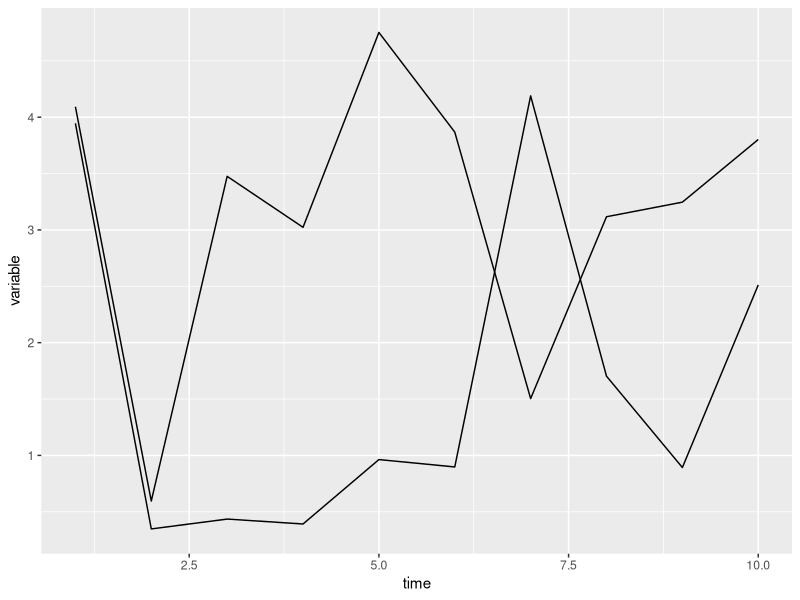
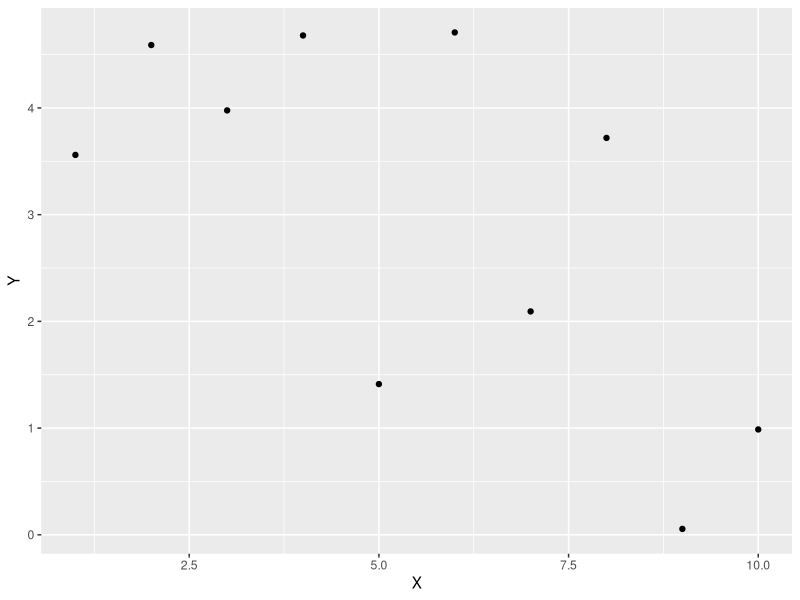
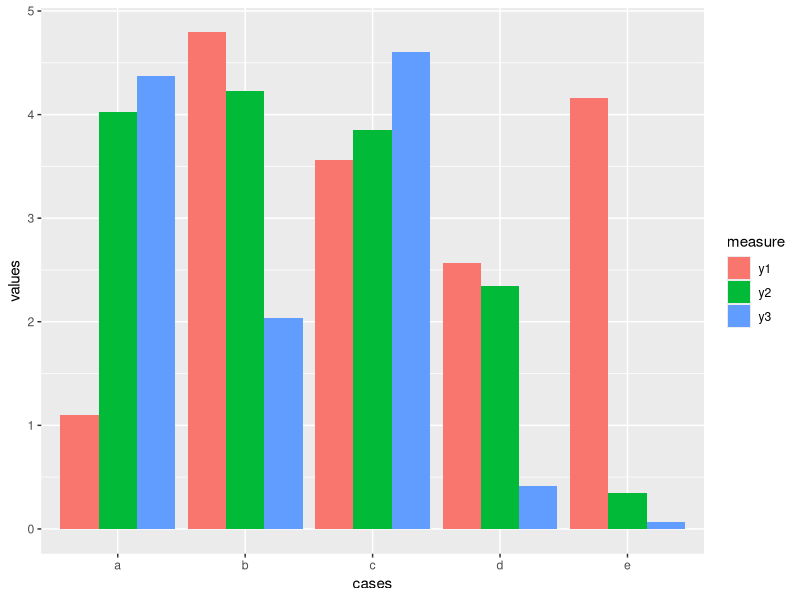

Write R code to recreate these figures, in order. (Note: this script raises an error after producing the figures.)
library(tidyverse)

# Line Plot 

unit <- LETTERS[1:2]
time <- seq(1:10) 

time_series <- expand.grid(unit = unit, time = time)

time_series$variable <- runif(20, 0, 5)

ggplot(time_series, aes(x = time, y = variable, group = unit))+
      geom_line()

# scatter plot

x_axis <- seq(1:10)
y_axis <- runif(10, 0, 5)

scatterdata <- data.frame(X = x_axis, Y = y_axis)

ggplot(scatterdata, aes(x = X, y = Y))+
      geom_point()


# barplot

cases <- letters[1:5]
y_axis1 <- runif(5,0,5)
y_axis2 <- runif(5,0,5)
y_axis3 <- runif(5,0,5)



bardata <- data.frame(cases = cases, y1 = y_axis1, y2 = y_axis2, y3 = y_axis3)

longbardata <- pivot_longer(bardata, c("y1","y2","y3"), names_to = "measure", values_to = "values")


ggplot(longbardata, aes(x = cases, y = values, fill = measure))+
      geom_bar(stat = "identity", position = "dodge")


#setwd(YOUR FILE PATH) -- that's where the files are going to go when you ggsave them

ggsave("lineplot.jpg",plot=line_plot)
ggsave("lineplot.pdf",plot=line_plot)

#to save files as .svg from ggsave

install.packages("svglite")
library(svglite)

ggsave("lineplot.svg",plot=line_plot)
